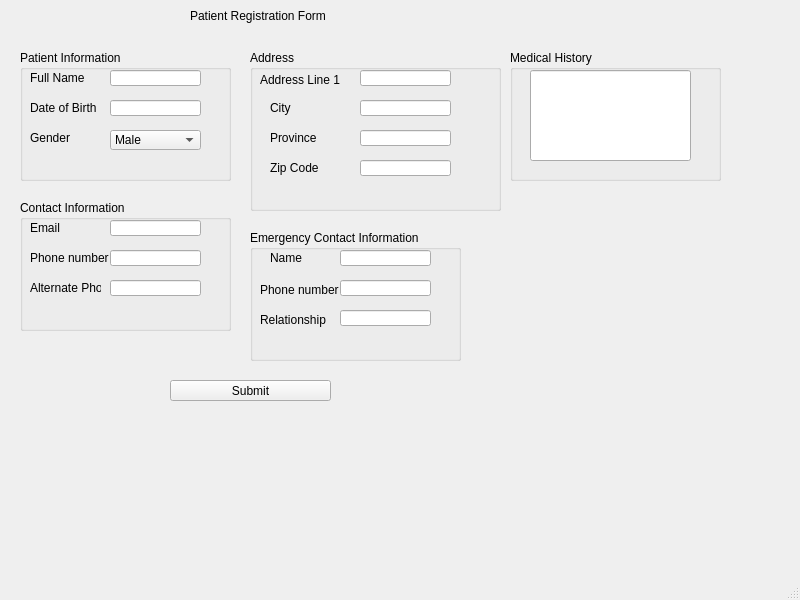
<?xml version="1.0" encoding="UTF-8"?>
<ui version="4.0">
 <class>MainWindow</class>
 <widget class="QMainWindow" name="MainWindow">
  <property name="geometry">
   <rect>
    <x>0</x>
    <y>0</y>
    <width>800</width>
    <height>600</height>
   </rect>
  </property>
  <property name="windowTitle">
   <string>MainWindow</string>
  </property>
  <widget class="QWidget" name="centralwidget">
   <widget class="QLabel" name="label">
    <property name="geometry">
     <rect>
      <x>190</x>
      <y>0</y>
      <width>141</width>
      <height>31</height>
     </rect>
    </property>
    <property name="text">
     <string>Patient Registration Form</string>
    </property>
   </widget>
   <widget class="QLineEdit" name="lineEdit">
    <property name="geometry">
     <rect>
      <x>110</x>
      <y>70</y>
      <width>91</width>
      <height>16</height>
     </rect>
    </property>
   </widget>
   <widget class="QLabel" name="label_2">
    <property name="geometry">
     <rect>
      <x>30</x>
      <y>70</y>
      <width>61</width>
      <height>16</height>
     </rect>
    </property>
    <property name="text">
     <string>Full Name</string>
    </property>
   </widget>
   <widget class="QLabel" name="label_3">
    <property name="geometry">
     <rect>
      <x>30</x>
      <y>100</y>
      <width>91</width>
      <height>16</height>
     </rect>
    </property>
    <property name="text">
     <string>Date of Birth</string>
    </property>
   </widget>
   <widget class="QLineEdit" name="lineEdit_2">
    <property name="geometry">
     <rect>
      <x>110</x>
      <y>100</y>
      <width>91</width>
      <height>16</height>
     </rect>
    </property>
   </widget>
   <widget class="QLabel" name="label_4">
    <property name="geometry">
     <rect>
      <x>30</x>
      <y>130</y>
      <width>61</width>
      <height>16</height>
     </rect>
    </property>
    <property name="text">
     <string>Gender</string>
    </property>
   </widget>
   <widget class="QComboBox" name="comboBox">
    <property name="geometry">
     <rect>
      <x>110</x>
      <y>130</y>
      <width>91</width>
      <height>20</height>
     </rect>
    </property>
    <item>
     <property name="text">
      <string>Male</string>
     </property>
    </item>
    <item>
     <property name="text">
      <string>Female</string>
     </property>
    </item>
    <item>
     <property name="text">
      <string>Non-Binary</string>
     </property>
    </item>
    <item>
     <property name="text">
      <string>Prefer not to say</string>
     </property>
    </item>
    <item>
     <property name="text">
      <string>Other</string>
     </property>
    </item>
   </widget>
   <widget class="QGroupBox" name="groupBox">
    <property name="geometry">
     <rect>
      <x>20</x>
      <y>50</y>
      <width>211</width>
      <height>131</height>
     </rect>
    </property>
    <property name="title">
     <string>Patient Information</string>
    </property>
   </widget>
   <widget class="QLabel" name="label_6">
    <property name="geometry">
     <rect>
      <x>30</x>
      <y>280</y>
      <width>71</width>
      <height>16</height>
     </rect>
    </property>
    <property name="text">
     <string>Alternate Phone</string>
    </property>
   </widget>
   <widget class="QLabel" name="label_7">
    <property name="geometry">
     <rect>
      <x>30</x>
      <y>250</y>
      <width>81</width>
      <height>16</height>
     </rect>
    </property>
    <property name="text">
     <string>Phone number</string>
    </property>
   </widget>
   <widget class="QGroupBox" name="groupBox_2">
    <property name="geometry">
     <rect>
      <x>20</x>
      <y>200</y>
      <width>211</width>
      <height>131</height>
     </rect>
    </property>
    <property name="title">
     <string>Contact Information</string>
    </property>
    <widget class="QLineEdit" name="lineEdit_3">
     <property name="geometry">
      <rect>
       <x>90</x>
       <y>20</y>
       <width>91</width>
       <height>16</height>
      </rect>
     </property>
    </widget>
    <widget class="QLabel" name="label_5">
     <property name="geometry">
      <rect>
       <x>10</x>
       <y>20</y>
       <width>41</width>
       <height>16</height>
      </rect>
     </property>
     <property name="text">
      <string>Email </string>
     </property>
    </widget>
    <widget class="QLineEdit" name="lineEdit_4">
     <property name="geometry">
      <rect>
       <x>90</x>
       <y>50</y>
       <width>91</width>
       <height>16</height>
      </rect>
     </property>
    </widget>
    <widget class="QLineEdit" name="lineEdit_5">
     <property name="geometry">
      <rect>
       <x>90</x>
       <y>80</y>
       <width>91</width>
       <height>16</height>
      </rect>
     </property>
    </widget>
   </widget>
   <widget class="QLabel" name="label_8">
    <property name="geometry">
     <rect>
      <x>270</x>
      <y>130</y>
      <width>61</width>
      <height>16</height>
     </rect>
    </property>
    <property name="text">
     <string>Province</string>
    </property>
   </widget>
   <widget class="QLabel" name="label_9">
    <property name="geometry">
     <rect>
      <x>270</x>
      <y>100</y>
      <width>61</width>
      <height>16</height>
     </rect>
    </property>
    <property name="text">
     <string>City</string>
    </property>
   </widget>
   <widget class="QGroupBox" name="groupBox_3">
    <property name="geometry">
     <rect>
      <x>250</x>
      <y>50</y>
      <width>251</width>
      <height>161</height>
     </rect>
    </property>
    <property name="title">
     <string>Address</string>
    </property>
    <widget class="QLineEdit" name="lineEdit_6">
     <property name="geometry">
      <rect>
       <x>110</x>
       <y>20</y>
       <width>91</width>
       <height>16</height>
      </rect>
     </property>
    </widget>
    <widget class="QLabel" name="label_10">
     <property name="geometry">
      <rect>
       <x>10</x>
       <y>20</y>
       <width>91</width>
       <height>20</height>
      </rect>
     </property>
     <property name="text">
      <string>Address Line 1</string>
     </property>
    </widget>
    <widget class="QLineEdit" name="lineEdit_7">
     <property name="geometry">
      <rect>
       <x>110</x>
       <y>50</y>
       <width>91</width>
       <height>16</height>
      </rect>
     </property>
    </widget>
    <widget class="QLineEdit" name="lineEdit_8">
     <property name="geometry">
      <rect>
       <x>110</x>
       <y>80</y>
       <width>91</width>
       <height>16</height>
      </rect>
     </property>
    </widget>
    <widget class="QLabel" name="label_11">
     <property name="geometry">
      <rect>
       <x>20</x>
       <y>110</y>
       <width>61</width>
       <height>16</height>
      </rect>
     </property>
     <property name="text">
      <string>Zip Code</string>
     </property>
    </widget>
    <widget class="QLineEdit" name="lineEdit_9">
     <property name="geometry">
      <rect>
       <x>110</x>
       <y>110</y>
       <width>91</width>
       <height>16</height>
      </rect>
     </property>
    </widget>
   </widget>
   <widget class="QLabel" name="label_12">
    <property name="geometry">
     <rect>
      <x>260</x>
      <y>310</y>
      <width>71</width>
      <height>20</height>
     </rect>
    </property>
    <property name="text">
     <string>Relationship</string>
    </property>
   </widget>
   <widget class="QLabel" name="label_13">
    <property name="geometry">
     <rect>
      <x>260</x>
      <y>280</y>
      <width>91</width>
      <height>20</height>
     </rect>
    </property>
    <property name="text">
     <string>Phone number</string>
    </property>
   </widget>
   <widget class="QGroupBox" name="groupBox_4">
    <property name="geometry">
     <rect>
      <x>250</x>
      <y>230</y>
      <width>211</width>
      <height>131</height>
     </rect>
    </property>
    <property name="title">
     <string>Emergency Contact Information</string>
    </property>
    <widget class="QLineEdit" name="lineEdit_10">
     <property name="geometry">
      <rect>
       <x>90</x>
       <y>20</y>
       <width>91</width>
       <height>16</height>
      </rect>
     </property>
    </widget>
    <widget class="QLabel" name="label_14">
     <property name="geometry">
      <rect>
       <x>20</x>
       <y>20</y>
       <width>41</width>
       <height>16</height>
      </rect>
     </property>
     <property name="text">
      <string>Name</string>
     </property>
    </widget>
    <widget class="QLineEdit" name="lineEdit_11">
     <property name="geometry">
      <rect>
       <x>90</x>
       <y>50</y>
       <width>91</width>
       <height>16</height>
      </rect>
     </property>
    </widget>
    <widget class="QLineEdit" name="lineEdit_12">
     <property name="geometry">
      <rect>
       <x>90</x>
       <y>80</y>
       <width>91</width>
       <height>16</height>
      </rect>
     </property>
    </widget>
   </widget>
   <widget class="QPushButton" name="patientregistrationSubmitButton">
    <property name="geometry">
     <rect>
      <x>170</x>
      <y>380</y>
      <width>161</width>
      <height>21</height>
     </rect>
    </property>
    <property name="text">
     <string>Submit</string>
    </property>
   </widget>
   <widget class="QGroupBox" name="groupBox_5">
    <property name="geometry">
     <rect>
      <x>510</x>
      <y>50</y>
      <width>211</width>
      <height>131</height>
     </rect>
    </property>
    <property name="title">
     <string>Medical History</string>
    </property>
   </widget>
   <widget class="QLineEdit" name="lineEdit_14">
    <property name="geometry">
     <rect>
      <x>530</x>
      <y>70</y>
      <width>161</width>
      <height>91</height>
     </rect>
    </property>
   </widget>
   <zorder>groupBox_4</zorder>
   <zorder>groupBox_3</zorder>
   <zorder>groupBox</zorder>
   <zorder>groupBox_2</zorder>
   <zorder>label</zorder>
   <zorder>lineEdit</zorder>
   <zorder>label_2</zorder>
   <zorder>label_3</zorder>
   <zorder>lineEdit_2</zorder>
   <zorder>label_4</zorder>
   <zorder>comboBox</zorder>
   <zorder>label_6</zorder>
   <zorder>label_7</zorder>
   <zorder>label_8</zorder>
   <zorder>label_9</zorder>
   <zorder>label_12</zorder>
   <zorder>label_13</zorder>
   <zorder>patientregistrationSubmitButton</zorder>
   <zorder>groupBox_5</zorder>
   <zorder>lineEdit_14</zorder>
  </widget>
  <widget class="QMenuBar" name="menubar">
   <property name="geometry">
    <rect>
     <x>0</x>
     <y>0</y>
     <width>800</width>
     <height>18</height>
    </rect>
   </property>
  </widget>
  <widget class="QStatusBar" name="statusbar"/>
 </widget>
 <resources/>
 <connections/>
</ui>
